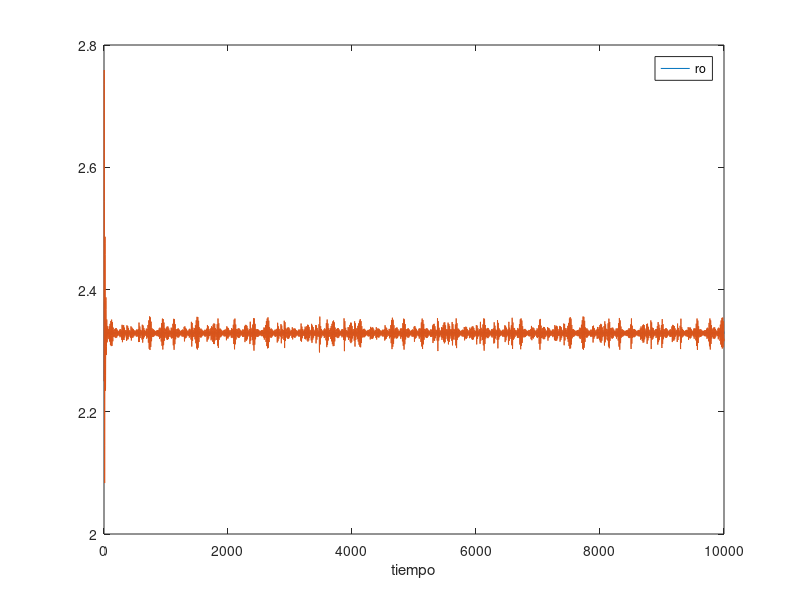

The MATLAB script that drew this image:
function rodillos
tiemporango=[0 10000];
valoresiniciales=[2.25; 2.25]; %valores iniciales para densidad 
[v,f]=ode45(@rodos, tiemporango, valoresiniciales);
plot(v,f);
v
f
xlabel('tiempo')
legend('ro')
end

function vectorode =rodos(v, vectorvariablesdep)
%definicion de variables dependientes
rocm1=vectorvariablesdep(1);
rocm2=vectorvariablesdep(2);
%ecuaciones algebraicas
D=0.8;
L=0.25;
so=0.019;
roext=0.85*2.74;
alfacm1=acos((rocm1*(D+so)-rocm1*so)/(rocm1*D));
alfacm2=acos((rocm2*(D+so)-rocm1*so)/(rocm2*D));
%alfacm=7.5842*pi/180;
A1=L*(so+D*(1-cos(alfacm1)));
A2=L*(so+D*(1-cos(alfacm2)));
V1=0.67*cos(alfacm1);
V2=0.67*cos(alfacm2);



%definicion ecuaciones diferenciales
dfadv1=(3600*V2*A2*rocm2-3600*V1*A1*rocm1)/3.8;
dfadv2=(26.68-3600*V2*A2*rocm2)/3.8;
vectorode=[dfadv1; dfadv2];
end